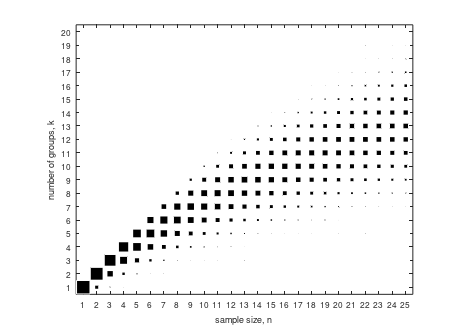

Write the MATLAB code that produced this figure.
% posterior over groups
N=25;
alpha=10;

% find stirling numbers
S=eye(N+1);
for n=1:N;
    for k=1:n;
        S(n+1,k+1)=S(n,k)-(n-1)*S(n,k+1); % recurrence
    end
end
        
% find unsigned stirling numbers 
Z=abs(S(2:end,2:end));

% find posteriors
P=zeros(N);
for n=1:N;
    for k=1:n;
        P(n,k)=Z(n,k)*(alpha^k); % posterior
    end
    P(n,:)=P(n,:)/sum(P(n,:)); % normalize
end

% transpose matrix so I can think properly
P=P';

% draw picture
figure(1); clf; hold on;
for i=1:N; 
    for j=1:N;
        if P(i,j)~=0;
            s=P(i,j)^.5;
            rectangle('position',[j-s/2,i-s/2,s,s],'edgecolor','w','facecolor','k');
        end
    end
end

% edit pic
fs=6;
xlabel('sample size, n','fontsize',fs)
ylabel('number of groups, k','fontsize',fs)
eps=.03;
axis equal
xl=N;
yl=20;
set(gca,'xtick',[1:25],'ytick',[1:25],'xlim',[.5-eps xl+.5+eps],'ylim',[.5-eps yl+.5+eps],'box','on','fontsize',fs);
q=1.2;
set(gcf,'paperunits','centimeters','paperposition',[1 1 10*q 7*q])

% printt pic
%print -depsc2 dpgrow


